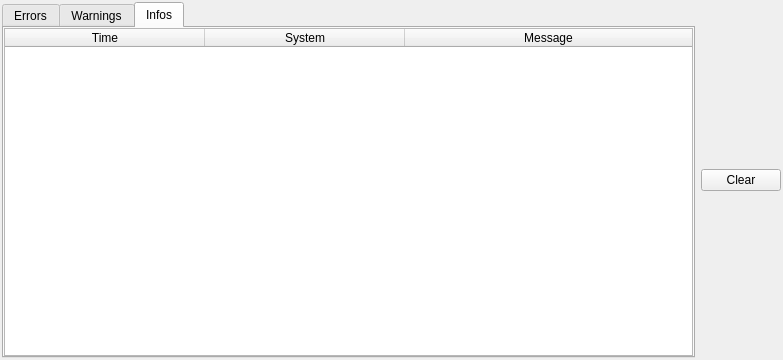
<?xml version="1.0" encoding="UTF-8"?>
<ui version="4.0">
 <class>LogWidget</class>
 <widget class="QDockWidget" name="LogWidget">
  <property name="geometry">
   <rect>
    <x>0</x>
    <y>0</y>
    <width>783</width>
    <height>360</height>
   </rect>
  </property>
  <property name="windowTitle">
   <string>Log</string>
  </property>
  <widget class="QWidget" name="dockWidgetContents">
   <layout class="QHBoxLayout" name="horizontalLayout">
    <property name="leftMargin">
     <number>2</number>
    </property>
    <property name="topMargin">
     <number>2</number>
    </property>
    <property name="rightMargin">
     <number>2</number>
    </property>
    <property name="bottomMargin">
     <number>2</number>
    </property>
    <item>
     <widget class="QTabWidget" name="tabWidget">
      <property name="currentIndex">
       <number>2</number>
      </property>
      <widget class="QWidget" name="errorsTab">
       <attribute name="title">
        <string>Errors</string>
       </attribute>
       <layout class="QVBoxLayout" name="verticalLayout_2">
        <property name="spacing">
         <number>0</number>
        </property>
        <property name="leftMargin">
         <number>0</number>
        </property>
        <property name="topMargin">
         <number>0</number>
        </property>
        <property name="rightMargin">
         <number>0</number>
        </property>
        <property name="bottomMargin">
         <number>0</number>
        </property>
        <item>
         <widget class="QTableWidget" name="errorsTable">
          <property name="columnCount">
           <number>3</number>
          </property>
          <attribute name="horizontalHeaderDefaultSectionSize">
           <number>200</number>
          </attribute>
          <attribute name="horizontalHeaderStretchLastSection">
           <bool>true</bool>
          </attribute>
          <attribute name="verticalHeaderVisible">
           <bool>false</bool>
          </attribute>
          <column>
           <property name="text">
            <string>Time</string>
           </property>
          </column>
          <column>
           <property name="text">
            <string>System</string>
           </property>
          </column>
          <column>
           <property name="text">
            <string>Message</string>
           </property>
          </column>
         </widget>
        </item>
       </layout>
      </widget>
      <widget class="QWidget" name="warningsTab">
       <attribute name="title">
        <string>Warnings</string>
       </attribute>
       <layout class="QVBoxLayout" name="verticalLayout_3">
        <property name="leftMargin">
         <number>0</number>
        </property>
        <property name="topMargin">
         <number>0</number>
        </property>
        <property name="rightMargin">
         <number>0</number>
        </property>
        <property name="bottomMargin">
         <number>0</number>
        </property>
        <item>
         <widget class="QTableWidget" name="warningsTable">
          <property name="columnCount">
           <number>3</number>
          </property>
          <attribute name="horizontalHeaderDefaultSectionSize">
           <number>200</number>
          </attribute>
          <attribute name="horizontalHeaderStretchLastSection">
           <bool>true</bool>
          </attribute>
          <attribute name="verticalHeaderVisible">
           <bool>false</bool>
          </attribute>
          <column>
           <property name="text">
            <string>Time</string>
           </property>
          </column>
          <column>
           <property name="text">
            <string>System</string>
           </property>
          </column>
          <column>
           <property name="text">
            <string>Message</string>
           </property>
          </column>
         </widget>
        </item>
       </layout>
      </widget>
      <widget class="QWidget" name="infosTab">
       <attribute name="title">
        <string>Infos</string>
       </attribute>
       <layout class="QHBoxLayout" name="horizontalLayout_2">
        <property name="leftMargin">
         <number>0</number>
        </property>
        <property name="topMargin">
         <number>0</number>
        </property>
        <property name="rightMargin">
         <number>0</number>
        </property>
        <property name="bottomMargin">
         <number>0</number>
        </property>
        <item>
         <widget class="QTableWidget" name="infosTable">
          <property name="columnCount">
           <number>3</number>
          </property>
          <attribute name="horizontalHeaderDefaultSectionSize">
           <number>200</number>
          </attribute>
          <attribute name="horizontalHeaderStretchLastSection">
           <bool>true</bool>
          </attribute>
          <attribute name="verticalHeaderVisible">
           <bool>false</bool>
          </attribute>
          <column>
           <property name="text">
            <string>Time</string>
           </property>
          </column>
          <column>
           <property name="text">
            <string>System</string>
           </property>
          </column>
          <column>
           <property name="text">
            <string>Message</string>
           </property>
          </column>
         </widget>
        </item>
       </layout>
      </widget>
     </widget>
    </item>
    <item>
     <widget class="QPushButton" name="clearButton">
      <property name="text">
       <string>Clear</string>
      </property>
     </widget>
    </item>
   </layout>
  </widget>
 </widget>
 <resources/>
 <connections/>
</ui>
